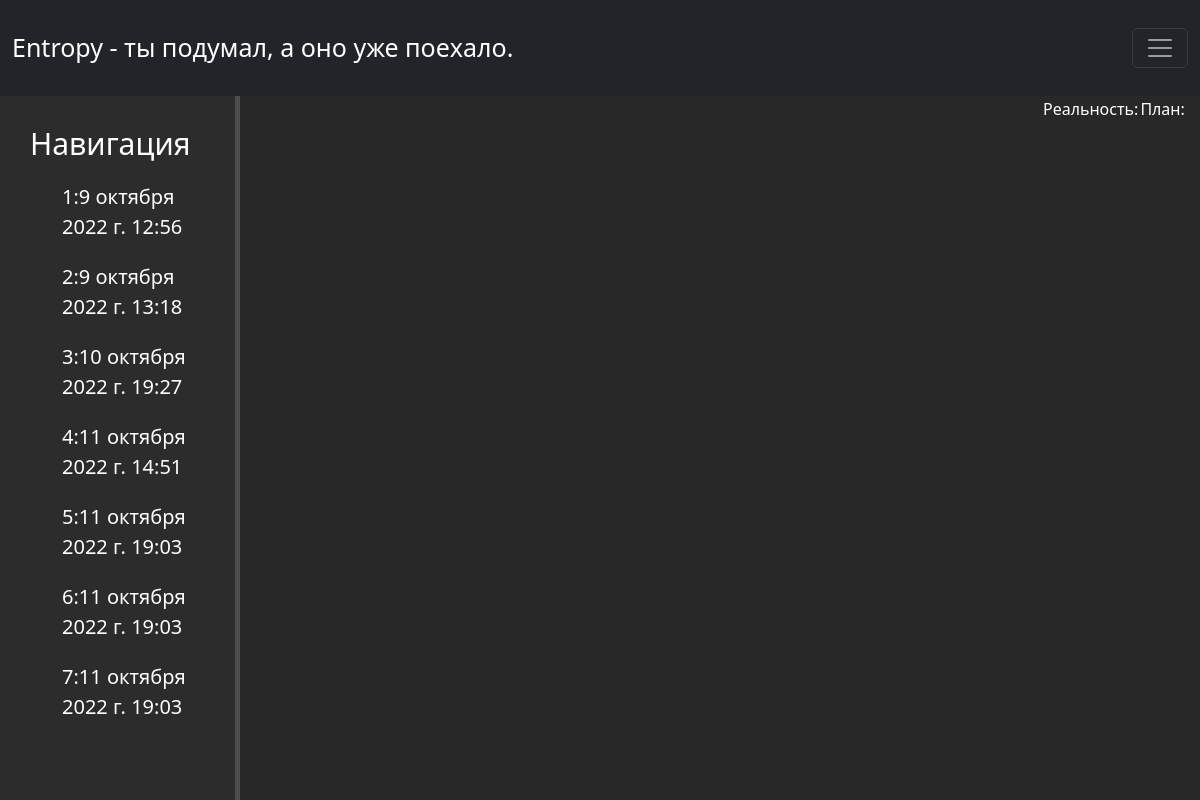
The app's page /geo (signed in) with its own data.
### main/models.py (models this page shows, shortened)
class Geom(models.Model):
    ids = models.IntegerField(default=0, name="ids")
    keypoints = models.TextField(max_length=20000, name="keypoints", default="")
    keypointsplaned = models.TextField(max_length=20000, name="keypointsplaned", default="")
    datekey = models.DateTimeField(default=datetime.datetime.now())
    numpoints = models.IntegerField(default=0, name="numpoints")
    numpointspl = models.IntegerField(default=0, name="numpointspl")
    class Meta:
        verbose_name = "История"
        verbose_name_plural = "История"

### main/views.py (the view)
# urls.py: path('geo', views.geo, name='geo'),
@login_required(login_url='home')
def geo(request):
    if request.method == 'GET' and request.GET.get('ids') is not None:
        idnum = int(request.GET.get('ids'))
        data = Geom.objects.get(ids=idnum)
        return HttpResponse(data.keypoints+"*"+data.keypointsplaned)
    else:
        data = Geom.objects.all()
        return render(request, 'main/geo.html', {'data': data})

### main/templates/main/geo.html (shortened to what this page needs)
{% extends 'base.html' %}
{% load static %}
{% block head %}
<link href="{% static "/main.css" %}" rel="stylesheet">
<link href="https://use.fontawesome.com/releases/v5.8.2/css/all.css" rel="stylesheet">
{% endblock head %}
{% block body %}
<geo>
    <aside>
        <h3>Навигация</h3>
        <ul>
            {% for i in data %}
            <a onClick="draw({{ i.ids }})"><li>{{ i.ids }}:{{ i.datekey }}</li></a>
            {% endfor %}
        </ul>
    </aside>
    <main>
        <table>
            <td valign="top"><div id="ymapid"></div></td>
            <td valign="top"><p4>Реальность:</p4><ul id="menu"></ul></td>
            <td valign="top" style="list-style: none;"><p4>План:</p4><ul id="menul" style="list-style: none;"></ul></td>
        </table>
    </main>
</geo>
{% endblock body %}

### static/main.css (style rules this page uses)
geo { position: fixed; width: 100%; height: 92%; }
aside { float: left; background: #2c2c2c; width: 20%; padding: 2.5%; color: #fff; height: 92vh; border-right: 5px solid #4d4d4d; overflow-y: auto; }
aside h3 { margin-top: 0px; font-size: 30px; }
aside ul { list-style: none; }
aside ul li { color: #fff; display: block; margin-top: 20px; font-size: 20px; transition: transform 0.6s ease; }
main { float: right; width: 80%; height: 100%; background-color: rgb(40, 40, 40); }
table { color: white; }
#ymapid { height: 600px; width: 800px; }

### records on screen
Geom: ids "1", datekey "9 октября 2022 г. 12:56"
Geom: ids "2", datekey "9 октября 2022 г. 13:18"
Geom: ids "3", datekey "10 октября 2022 г. 19:27"
Geom: ids "4", datekey "11 октября 2022 г. 14:51"
Geom: ids "5", datekey "11 октября 2022 г. 19:03"
Geom: ids "6", datekey "11 октября 2022 г. 19:03"
Geom: ids "7", datekey "11 октября 2022 г. 19:03"
